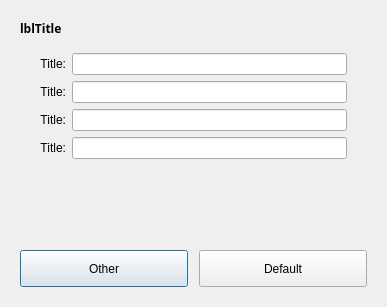
<?xml version="1.0" encoding="UTF-8"?>
<ui version="4.0">
 <class>Dialog</class>
 <widget class="QDialog" name="Dialog">
  <property name="geometry">
   <rect>
    <x>0</x>
    <y>0</y>
    <width>330</width>
    <height>307</height>
   </rect>
  </property>
  <property name="windowTitle">
   <string>Dialog</string>
  </property>
  <property name="autoFillBackground">
   <bool>false</bool>
  </property>
  <layout class="QVBoxLayout" name="verticalLayout_2">
   <item>
    <widget class="QFrame" name="frContainer">
     <property name="frameShape">
      <enum>QFrame::NoFrame</enum>
     </property>
     <property name="frameShadow">
      <enum>QFrame::Raised</enum>
     </property>
     <layout class="QVBoxLayout" name="verticalLayout">
      <item>
       <layout class="QHBoxLayout" name="DialogTitle">
        <property name="bottomMargin">
         <number>5</number>
        </property>
        <item>
         <widget class="QLabel" name="lblTitle">
          <property name="sizePolicy">
           <sizepolicy hsizetype="Preferred" vsizetype="Preferred">
            <horstretch>0</horstretch>
            <verstretch>0</verstretch>
           </sizepolicy>
          </property>
          <property name="maximumSize">
           <size>
            <width>16777215</width>
            <height>45</height>
           </size>
          </property>
          <property name="font">
           <font>
            <family>Century Gothic</family>
            <weight>75</weight>
            <bold>true</bold>
           </font>
          </property>
          <property name="text">
           <string>lblTitle</string>
          </property>
         </widget>
        </item>
       </layout>
      </item>
      <item>
       <spacer name="verticalSpacer">
        <property name="orientation">
         <enum>Qt::Vertical</enum>
        </property>
        <property name="sizeType">
         <enum>QSizePolicy::Preferred</enum>
        </property>
        <property name="sizeHint" stdset="0">
         <size>
          <width>20</width>
          <height>5</height>
         </size>
        </property>
       </spacer>
      </item>
      <item>
       <layout class="QHBoxLayout" name="horizontalLayout">
        <item>
         <spacer name="horizontalSpacer">
          <property name="orientation">
           <enum>Qt::Horizontal</enum>
          </property>
          <property name="sizeType">
           <enum>QSizePolicy::Preferred</enum>
          </property>
          <property name="sizeHint" stdset="0">
           <size>
            <width>20</width>
            <height>20</height>
           </size>
          </property>
         </spacer>
        </item>
        <item>
         <layout class="QGridLayout" name="gridLayout">
          <item row="0" column="1">
           <widget class="QLineEdit" name="txtValue2"/>
          </item>
          <item row="1" column="0">
           <widget class="QLabel" name="lblTitle3">
            <property name="text">
             <string>Title:</string>
            </property>
            <property name="alignment">
             <set>Qt::AlignRight|Qt::AlignTrailing|Qt::AlignVCenter</set>
            </property>
            <property name="margin">
             <number>5</number>
            </property>
           </widget>
          </item>
          <item row="2" column="1">
           <widget class="QLineEdit" name="txtValue4"/>
          </item>
          <item row="3" column="1">
           <widget class="QLineEdit" name="txtValue5"/>
          </item>
          <item row="3" column="0">
           <widget class="QLabel" name="lblTitle5">
            <property name="text">
             <string>Title:</string>
            </property>
            <property name="alignment">
             <set>Qt::AlignRight|Qt::AlignTrailing|Qt::AlignVCenter</set>
            </property>
            <property name="margin">
             <number>5</number>
            </property>
           </widget>
          </item>
          <item row="0" column="0">
           <widget class="QLabel" name="lblTitle2">
            <property name="text">
             <string>Title:</string>
            </property>
            <property name="alignment">
             <set>Qt::AlignRight|Qt::AlignTrailing|Qt::AlignVCenter</set>
            </property>
            <property name="margin">
             <number>5</number>
            </property>
           </widget>
          </item>
          <item row="2" column="0">
           <widget class="QLabel" name="lblTitle4">
            <property name="text">
             <string>Title:</string>
            </property>
            <property name="alignment">
             <set>Qt::AlignRight|Qt::AlignTrailing|Qt::AlignVCenter</set>
            </property>
            <property name="margin">
             <number>5</number>
            </property>
           </widget>
          </item>
          <item row="1" column="1">
           <widget class="QLineEdit" name="txtValue3"/>
          </item>
         </layout>
        </item>
        <item>
         <spacer name="horizontalSpacer_2">
          <property name="orientation">
           <enum>Qt::Horizontal</enum>
          </property>
          <property name="sizeType">
           <enum>QSizePolicy::Preferred</enum>
          </property>
          <property name="sizeHint" stdset="0">
           <size>
            <width>20</width>
            <height>20</height>
           </size>
          </property>
         </spacer>
        </item>
       </layout>
      </item>
      <item>
       <spacer name="verticalSpacer_2">
        <property name="orientation">
         <enum>Qt::Vertical</enum>
        </property>
        <property name="sizeType">
         <enum>QSizePolicy::Expanding</enum>
        </property>
        <property name="sizeHint" stdset="0">
         <size>
          <width>20</width>
          <height>46</height>
         </size>
        </property>
       </spacer>
      </item>
      <item>
       <layout class="QHBoxLayout" name="DialogButtons">
        <property name="topMargin">
         <number>5</number>
        </property>
        <item>
         <spacer name="ButtonAlignSpacer">
          <property name="orientation">
           <enum>Qt::Horizontal</enum>
          </property>
          <property name="sizeHint" stdset="0">
           <size>
            <width>40</width>
            <height>20</height>
           </size>
          </property>
         </spacer>
        </item>
        <item>
         <widget class="QPushButton" name="btnCancel">
          <property name="enabled">
           <bool>true</bool>
          </property>
          <property name="sizePolicy">
           <sizepolicy hsizetype="Preferred" vsizetype="Preferred">
            <horstretch>0</horstretch>
            <verstretch>0</verstretch>
           </sizepolicy>
          </property>
          <property name="minimumSize">
           <size>
            <width>168</width>
            <height>37</height>
           </size>
          </property>
          <property name="maximumSize">
           <size>
            <width>168</width>
            <height>37</height>
           </size>
          </property>
          <property name="text">
           <string>Other</string>
          </property>
          <property name="default">
           <bool>false</bool>
          </property>
         </widget>
        </item>
        <item>
         <spacer name="ButtonsSpacer">
          <property name="orientation">
           <enum>Qt::Horizontal</enum>
          </property>
          <property name="sizeType">
           <enum>QSizePolicy::Fixed</enum>
          </property>
          <property name="sizeHint" stdset="0">
           <size>
            <width>5</width>
            <height>20</height>
           </size>
          </property>
         </spacer>
        </item>
        <item>
         <widget class="QPushButton" name="btnOK">
          <property name="enabled">
           <bool>true</bool>
          </property>
          <property name="sizePolicy">
           <sizepolicy hsizetype="Preferred" vsizetype="Preferred">
            <horstretch>0</horstretch>
            <verstretch>0</verstretch>
           </sizepolicy>
          </property>
          <property name="minimumSize">
           <size>
            <width>168</width>
            <height>37</height>
           </size>
          </property>
          <property name="maximumSize">
           <size>
            <width>168</width>
            <height>37</height>
           </size>
          </property>
          <property name="text">
           <string>Default</string>
          </property>
          <property name="default">
           <bool>false</bool>
          </property>
         </widget>
        </item>
       </layout>
      </item>
     </layout>
    </widget>
   </item>
  </layout>
 </widget>
 <resources/>
 <connections/>
</ui>
